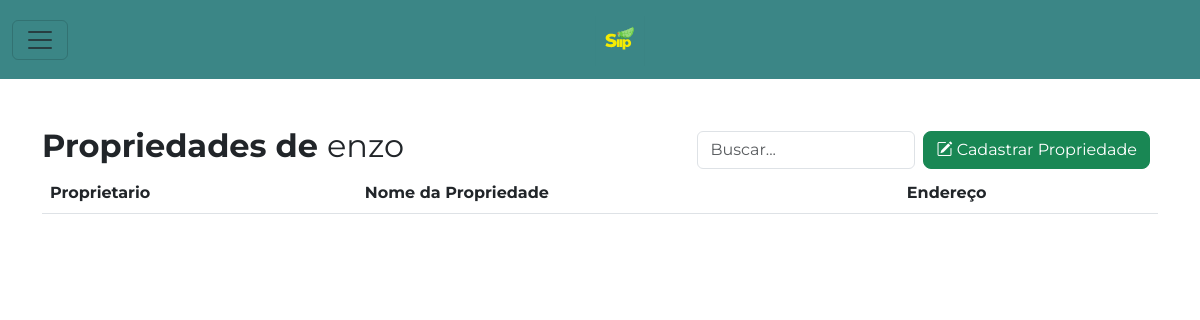
The page /proprietarios/propriedades/18/ on the database as committed earlier.
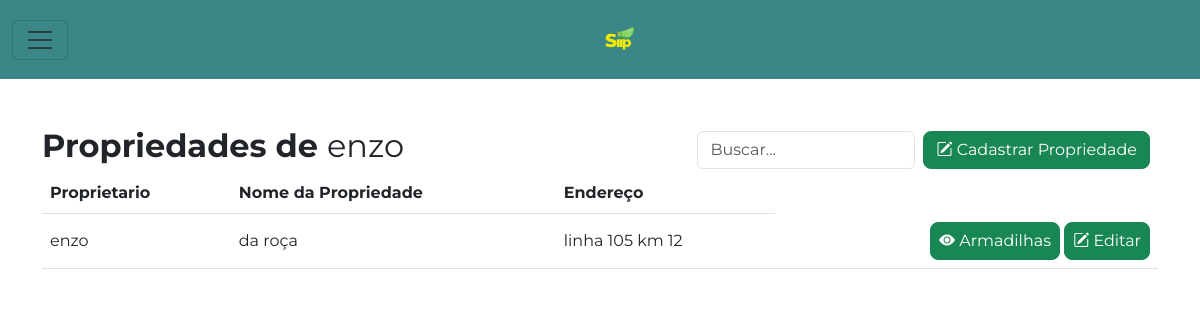
The same page on the database as committed later.
### inicio/models.py (models this page shows, shortened)
class Propriedade(models.Model):
    proprietario = models.ForeignKey(Proprietario, on_delete=models.CASCADE, related_name='propriedades')
    nome_propriedade = models.CharField(max_length=100)
    endereco = models.CharField(max_length=255)

class Proprietario(models.Model):
    nome = models.CharField(max_length=100)
    imagem = models.ImageField(upload_to='proprietarios/', null=True, blank=True)
    numero_telefone = models.CharField(max_length=15)
    email = models.EmailField(unique=True)
    def __str__(self):
        return self.nome

### propriedades/views.py (the view)
# urls.py: path('propriedades/<int:proprietario_id>/', propriedades, name='propriedades'),
def propriedades(request, proprietario_id):
    proprietario = get_object_or_404(Proprietario, id=proprietario_id)
    propriedades = Propriedade.objects.filter(proprietario=proprietario)
    context = {'proprietario': proprietario, 'propriedades': propriedades}
    return render(request, 'propriedades/propriedades.html', context)

### templates/propriedades/propriedades.html (shortened to what this page needs)
{% extends 'inicio/base.html' %}
{% load static %}
{% block content %}
<div class="container mt-5">
    <div class="d-flex justify-content-between align-items-center">
        <h2 class="fw-bold">Propriedades de
            <span class="fw-normal">{{ proprietario.nome }}</span>
        </h2>
        <div class="d-flex align-items-center">
            <input type="text" class="form-control me-2" placeholder="Buscar...">
            <button type="button" class="btn btn-success me-2 rounded-3 align-self-center flex-shrink-0"
                data-bs-toggle="modal" data-bs-target="#cadastrapropriedade">
                <i class="bi bi-pencil-square"></i> Cadastrar Propriedade
            </button>
        </div>
    </div>
    <table class="table">
        <thead>
            <tr>
                <th scope="col">Proprietario</th>
                <th scope="col">Nome da Propriedade</th>
                <th scope="col">Endereço</th>
            </tr>
        </thead>
        <tbody>
            {% for propriedade in propriedades %}
            <tr>
                <td class="align-middle">{{ propriedade.proprietario }}</td>
                <td class="align-middle">{{ propriedade.nome_propriedade }}</td>
                <td class="align-middle">{{ propriedade.endereco }}</td>
                <td class="text-end align-middle">
                    <a href="{% url 'propriedades' proprietario_id=propriedade.id %}"
                        class="btn btn-success ps-2 pe-2 rounded-3">
                        <i class="bi bi-eye-fill"></i> Armadilhas
                    </a>
                    <button class="btn btn-success ps-2 pe-2 rounded-3"
                        data-bs-target="#editarpropriedade{{ propriedade.id }}" data-bs-toggle="modal">
                        <i class="bi bi-pencil-square"></i> Editar
                    </button>
                </td>
            </tr>
            {% endfor %}
        </tbody>
    </table>
</div>
{% endblock %}

Rows that differ between the two databases and show on the page:
added Propriedade: proprietario "enzo", nome_propriedade "da roça", endereco "linha 105 km 12"
